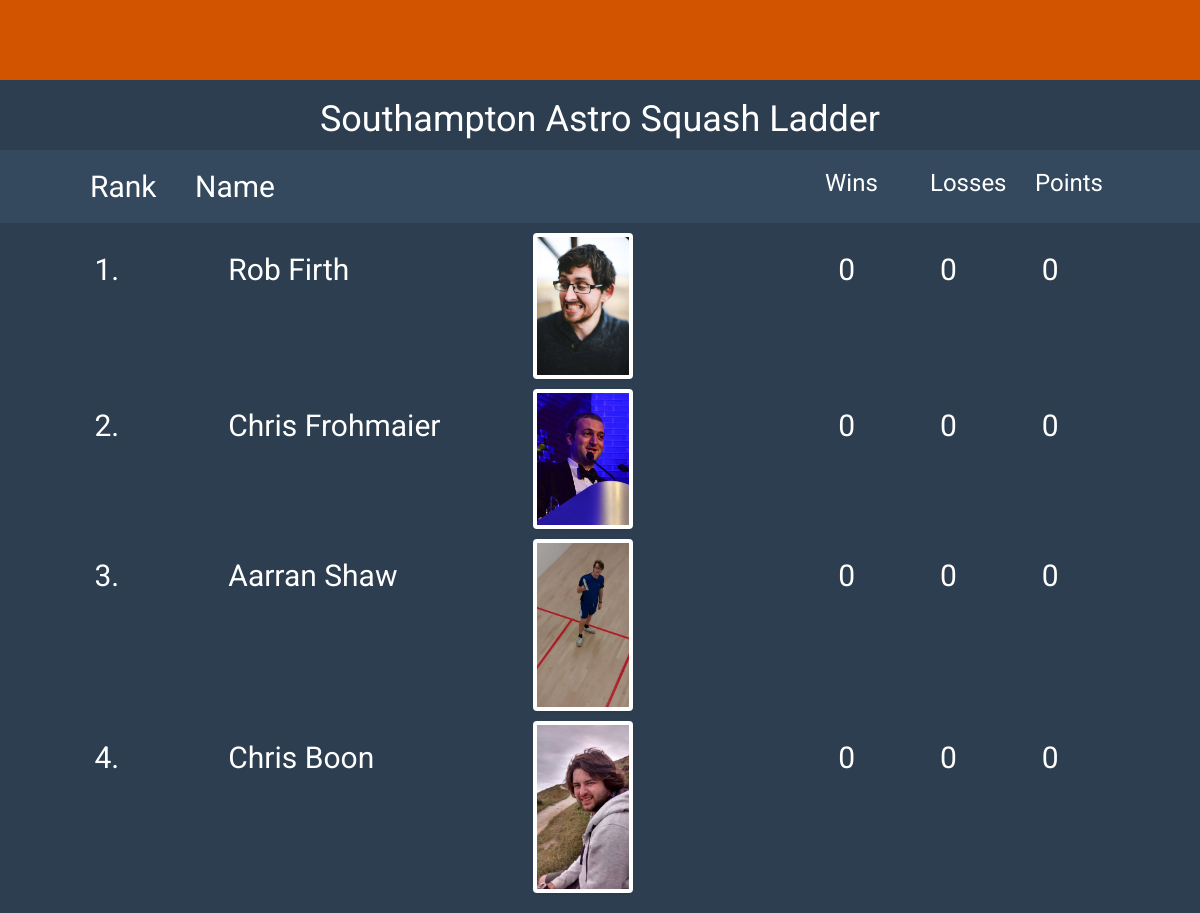
The page / on the database its author committed.
### app/models.py (models this page shows, shortened)
class Player(db.Model):
    id = db.Column(db.Integer, primary_key=True)
    played = db.Column(db.Integer, index=True)
    won = db.Column(db.Integer, index=True)
    lost = db.Column(db.Integer, index=True)
    name = db.Column(db.String(64), index=True)
    photourl = db.Column(db.String(120), index=True, unique=True)

### app/views.py (the view)
@app.route('/')
def home():
    return render_template('home.html', players = Player, fixtures = Fixtures)

### app/templates/home.html (shortened to what this page needs)
{% extends "layout.html" %}
{% block content %}
<div>
<div class="row">
  <div class='row wet-asphalt'>
      <div class="col-md-1 col-sm-1 col-xs-1"></div>
      <div class="col-md-1 col-sm-1 col-xs-1"><h2>Rank</h2></div>
      <div class="col-md-3 col-sm-3 col-xs-3">
        <p><h2>Name</h2></p>
      </div>
      <div class="col-md-3 col-sm-3 col-xs-3"></div>
      <div class="col-md-1 col-sm-1 col-xs-1"><h3>Wins</h3></div>
      <div class="col-md-1 col-sm-1 col-xs-1"><h3>Losses</h3></div>
      <div class="col-md-1 col-sm-1 col-xs-1"><h3>Points</h3></div>
      <div class="col-md-1 col-sm-1 col-xs-1"></div>
  </div>
  <ol>
	{% for p in players.query.order_by('id') %}
	<div class='row'>
      <div class="col-md-1 col-sm-1 col-xs-1"></div>
      <div class="col-md-1 col-sm-1 col-xs-1">
        <p><h2><li> </h2></li></p>
      </div>
      <div class="col-md-3 col-sm-3 col-xs-3">
        <p><h2>{{p.name}}</h2></p>
      </div>
      <div class="col-md-3 col-sm-3 col-xs-3">
        <img class="img-responsive img-thumbnail img-rounded" src="{{p.photourl}}" width="100" alt="">
      </div>
      <div class="col-md-1 col-sm-1 col-xs-1"><h2>{{p.won}}</h2></div>
      <div class="col-md-1 col-sm-1 col-xs-1"><h2>{{p.lost}}</h2></div>
      <div class="col-md-1 col-sm-1 col-xs-1"><h2>{{p.won * 3}}</h2></div>
      <div class="col-md-1 col-sm-1 col-xs-1"></div>
	</div>
	{% endfor %}
  </ol>
</div>
</div>
{% endblock %}

### app/templates/layout.html (shortened to what this page needs)
<!DOCTYPE html>
<html>
  <head>
    <link rel="stylesheet" href="{{ url_for('static', filename='css/bootstrap-theme.css') }}">
    <link rel="stylesheet" href="{{ url_for('static', filename='css/bootstrap-theme.min.css') }}">
    <link rel="stylesheet" href="{{ url_for('static', filename='css/bootstrap.css') }}">
    <link rel="stylesheet" href="{{ url_for('static', filename='css/main.css') }}">
  </head>
  <body class="pumkin">
  <div class='midnight-blue'>
    <header>
      <div class="container" style="text-align:center">
        <h1 class="logo">Southampton Astro Squash Ladder</h1>
      </div>
    </header>
      {% block content %}
      {% endblock %}
    </div>
  </body>
</html>

### app/static/css/main.css (style rules this page uses)
body { padding-top: 80px; color: #34495e; background: #f5f5f5; font-family: 'Roboto', sans-serif; font-weight: 300; }
h1, h2, h3, h4, h5, h6 { font-family: 'Roboto', sans-serif; font-weight: 400; }
.turquoise, .green-sea, .sun-flower, .orange, .emerald, .nephrits, .carrot, .pumkin, .peter-river, .belize-hole, .alizarin, .pomegranate, .amethyst, .wisteria, .clouds .silver, .wet-asphalt, .midnight-blue, .concrete, .asbestos { color: #fff; }
.turquoise h1, .green-sea h1, .sun-flower h1, .orange h1, .emerald h1, .nephrits h1, .carrot h1, .pumkin h1, .peter-river h1, .belize-hole h1, .alizarin h1, .pomegranate h1, .amethyst h1, .wisteria h1, .clouds .silver h1, .wet-asphalt h1, .midnight-blue h1, .concrete h1, .asbestos h1, .turquoise h2, .green-sea h2, .sun-flower h2, .orange h2, .emerald h2, .nephrits h2, .carrot h2, .pumkin h2, .peter-river h2, .belize-hole h2, .alizarin h2, .pomegranate h2, .amethyst h2, .wisteria h2, .clouds .silver h2, .wet-asphalt h2, .midnight-blue h2, .concrete h2, .asbestos h2, .turquoise h3, .green-sea h3, .sun-flower h3, .orange h3, .emerald h3, .nephrits h3, .carrot h3, .pumkin h3, .peter-river h3, .belize-hole h3, .alizarin h3, .pomegranate h3, .amethyst h3, .wisteria h3, .clouds .silver h3, .wet-asphalt h3, .midnight-blue h3, .concrete h3, .asbestos h3, .turquoise h4, .green-sea h4, .sun-flower h4, .orange h4, .emerald h4, .nephrits h4, .carrot h4, .pumkin h4, .peter-river h4, .belize-hole h4, .alizarin h4, .pomegranate h4, .amethyst h4, .wisteria h4, .clouds .silver h4, .wet-asphalt h4, .midnight-blue h4, .concrete h4, .asbestos h4, .turquoise h5, .green-sea h5, .sun-flower h5, .orange h5, .emerald h5, .nephrits h5, .carrot h5, .pumkin h5, .peter-river h5, .belize-hole h5, .alizarin h5, .pomegranate h5, .amethyst h5, .wisteria h5, .clouds .silver h5, .wet-asphalt h5, .midnight-blue h5, .concrete h5, .asbestos h5, .turquoise h6, .green-sea h6, .sun-flower h6, .orange h6, .emerald h6, .nephrits h6, .carrot h6, .pumkin h6, .peter-river h6, .belize-hole h6, .alizarin h6, .pomegranate h6, .amethyst h6, .wisteria h6, .clouds .silver h6, .wet-asphalt h6, .midnight-blue h6, .concrete h6, .asbestos h6 { color: #fff; }
.pumkin { background-color: #d35400; }
.wet-asphalt { background-color: #34495e; }
.midnight-blue { background-color: #2c3e50; }
.img-thumbnail { border: 0; }
.row > div { margin-bottom: 10px; }

### rows shown on the page
Player: name "Rob Firth", photourl (picture), won "0", lost "0", p.won*3 "0"
Player: name "Chris Frohmaier", photourl (picture), won "0", lost "0", p.won*3 "0"
Player: name "Aarran Shaw", photourl (picture), won "0", lost "0", p.won*3 "0"
Player: name "Chris Boon", photourl (picture), won "0", lost "0", p.won*3 "0"
